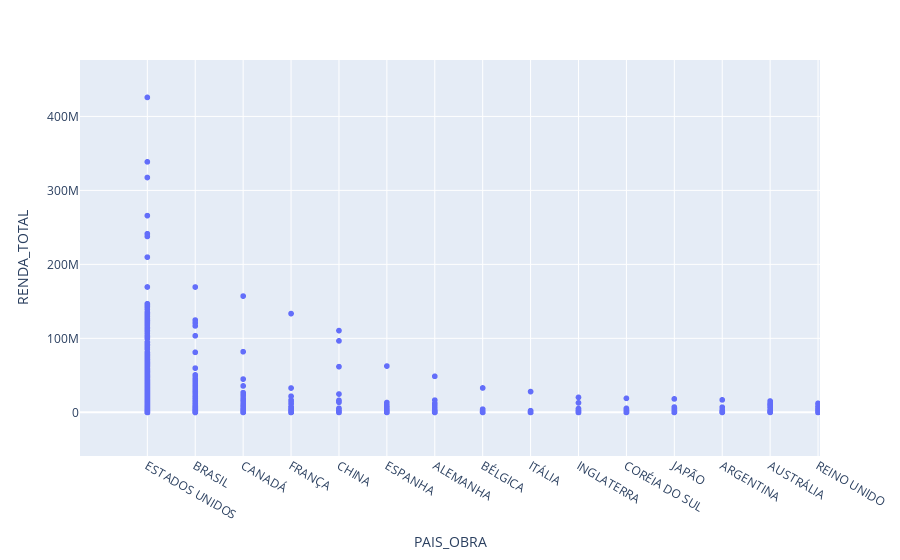

The notebook cell this image was saved under:
### Code cell
dados.sort_values('RENDA_TOTAL', ascending=False).plot(x='PAIS_OBRA', y='RENDA_TOTAL', kind='scatter')

### Figure 1 — Plotly figure (JSON) as saved in the notebook; plotly's stock layout.template omitted (floating-point values rounded to 4 significant figures; data arrays with more than 128 entries replaced by an {"elided": "..."} marker saying what was removed)
{"data": [{"hovertemplate": "PAIS_OBRA=%{x}<br>RENDA_TOTAL=%{y}<extra></extra>", "legendgroup": "", "marker": {"color": "#636efa", "symbol": "circle"}, "mode": "markers", "name": "", "showlegend": false, "type": "scattergl", "x": {"elided": "6157 str values"}, "xaxis": "x", "y": {"elided": "6157 float values"}, "yaxis": "y"}], "layout": {"autosize": true, "legend": {"tracegroupgap": 0}, "margin": {"t": 60}, "xaxis": {"anchor": "y", "autorange": false, "domain": [0, 1], "range": [-1.406, 14.04], "title": {"text": "PAIS_OBRA"}, "type": "category"}, "yaxis": {"anchor": "x", "autorange": false, "domain": [0, 1], "range": [-59060000.0, 476300000.0], "title": {"text": "RENDA_TOTAL"}, "type": "linear"}}}
